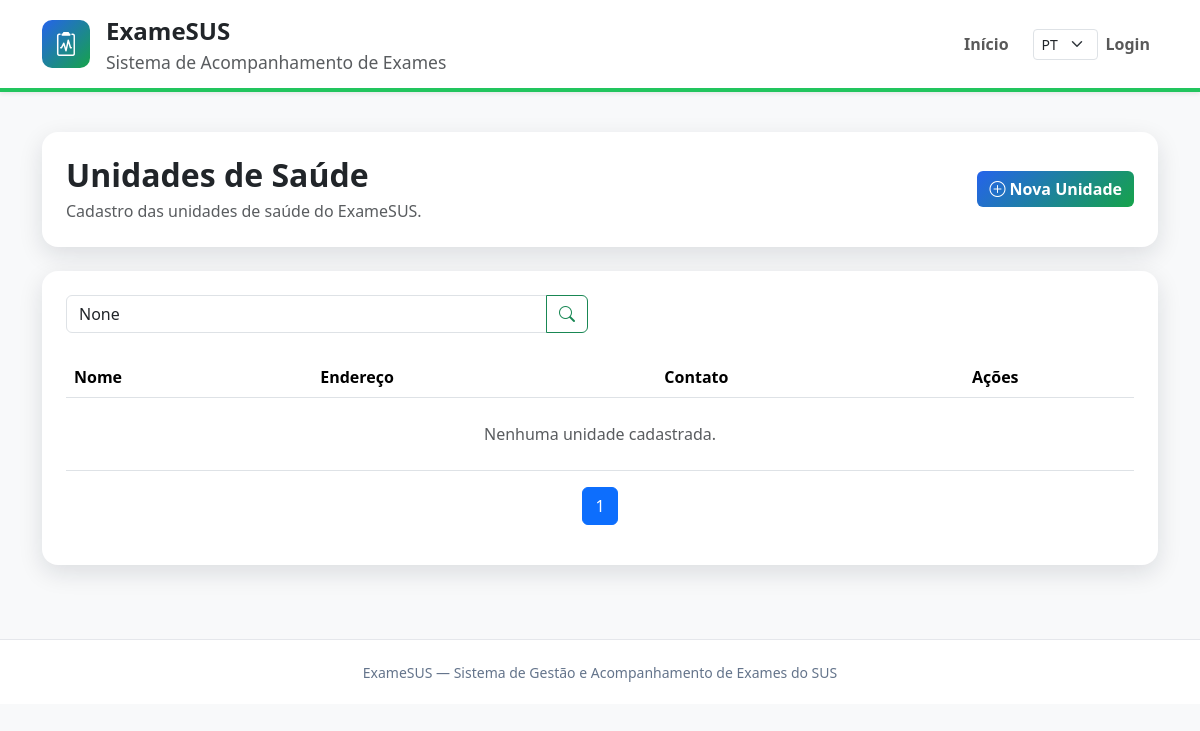
The app's page /unidades/, older data.
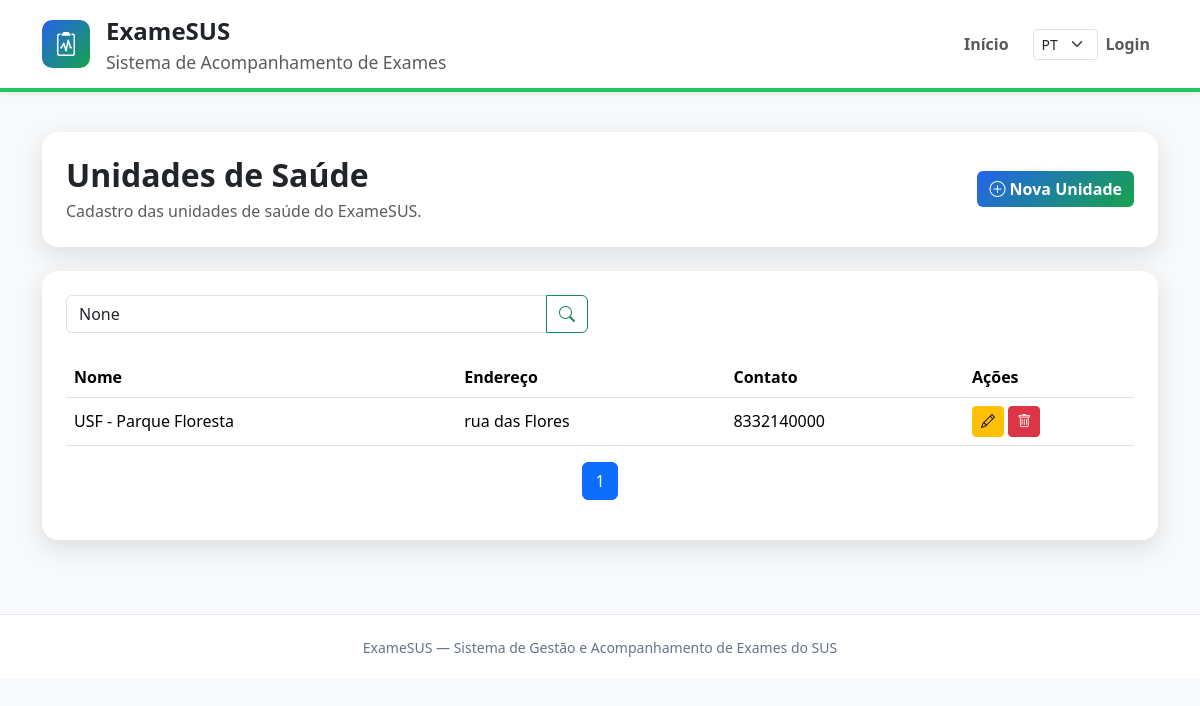
The same page, newer data.
### unidades/models.py (models this page shows, shortened)
class UnidadeSaude(models.Model):
    nome = models.CharField(max_length=100)
    endereco = models.CharField(max_length=200)
    contato = models.CharField(max_length=50)

### unidades/views.py (the view)
# urls.py: path("", views.listar_unidades, name="listar"),
def listar_unidades(request):
    pesquisa = request.GET.get("q")
    unidades = UnidadeSaude.objects.all().order_by("nome")
    if pesquisa:
        unidades = unidades.filter(nome__icontains=pesquisa)
    paginator = Paginator(unidades, 10)
    page = request.GET.get("page")
    unidades = paginator.get_page(page)
    return render(request, "unidades/listar.html", {
        "unidades": unidades,
        "pesquisa": pesquisa,
    })

### templates/unidades/listar.html (shortened to what this page needs)
{% extends 'base.html' %}
{% block content %}
<section class="container py-4">
    <div class="card card-examesus p-4 mb-4">
        <div class="d-flex justify-content-between align-items-center">
            <div>
                <h2 class="fw-bold mb-1">Unidades de Saúde</h2>
                <p class="text-muted mb-0">
                    Cadastro das unidades de saúde do ExameSUS.
                </p>
            </div>
            <a href="{% url 'unidades:criar' %}" class="btn btn-examesus">
                <i class="bi bi-plus-circle"></i>
                Nova Unidade
            </a>
        </div>
    </div>
    <div class="card card-examesus p-4">
        <form method="get" class="row mb-4">
            <div class="col-md-6">
                <div class="input-group">
                    <input
                        type="text"
                        class="form-control"
                        name="q"
                        placeholder="Pesquisar unidade..."
                        value="{{ pesquisa }}">
                    <button class="btn btn-outline-success">
                        <i class="bi bi-search"></i>
                    </button>
                </div>
            </div>
        </form>
        <div class="table-responsive">
            <table class="table table-hover align-middle">
                <thead>
                    <tr>
                        <th>Nome</th>
                        <th>Endereço</th>
                        <th>Contato</th>
                        <th width="170">Ações</th>
                    </tr>
                </thead>
                <tbody>
                {% for unidade in unidades %}
                    <tr>
                        <td>{{ unidade.nome }}</td>
                        <td>{{ unidade.endereco }}</td>
                        <td>{{ unidade.contato }}</td>
                        <td>
                            <a
                                href="{% url 'unidades:editar' unidade.id %}"
                                class="btn btn-warning btn-sm">
                                <i class="bi bi-pencil"></i>
                            </a>
                            <a
                                href="{% url 'unidades:excluir' unidade.id %}"
                                class="btn btn-danger btn-sm">
                                <i class="bi bi-trash"></i>
                            </a>
                        </td>
                    </tr>
                {% empty %}
                    <tr>
                        <td colspan="4" class="text-center text-muted py-4">
                            Nenhuma unidade cadastrada.
                        </td>
                    </tr>
                {% endfor %}
                </tbody>
            </table>
        </div>
        <nav>
            <ul class="pagination justify-content-center">
                <li class="page-item active">
                    <span class="page-link">
                        {{ unidades.number }}
                    </span>
                </li>
            </ul>
        </nav>
    </div>
</section>
{% endblock %}

Row changes from the older to the newer data that the page shows:
added UnidadeSaude: nome "USF - Parque Floresta", endereco "rua das Flores", contato "8332140000"
Text that changed along with them:
text no longer shown: "Nenhuma unidade cadastrada."
